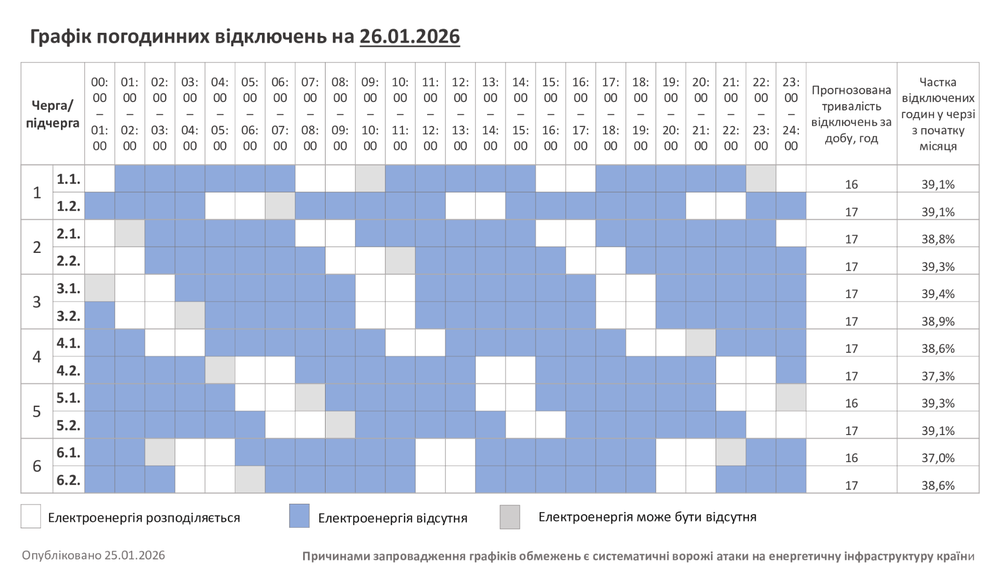
#> input picture test-data/test_schedule.png, 1000 x 586 px, shrunk from 1920 x 1126 before the run, found by its file name
$ python analyze_table.py
#> lines starting #> are read from the running program, lines starting #| are printed output that depends on the picture; after the words box and inside, x2 and y2 are one past the last pixel; in counts of white or black regions, pixels touching at a corner belong together
import cv2
import numpy as np

def analyze_table_structure(image_path):
    """Аналіз структури таблиці для визначення кількості рядків і колонок"""
#> called with image_path = 'test_schedule.png'
    img = cv2.imread(image_path)
#> img is the input picture: shape (586, 1000, 3); mean B, G, R 236.5, 222.9, 215.8
    if img is None:
        print("Не вдалося завантажити зображення")
        return

    height, width = img.shape[:2]
#> height = 586; width = 1000
    print(f"Розмір зображення: {width}x{height}")
#| Розмір зображення: 1000x586

    # Конвертуємо в градації сірого для аналізу ліній
    gray = cv2.cvtColor(img, cv2.COLOR_BGR2GRAY)
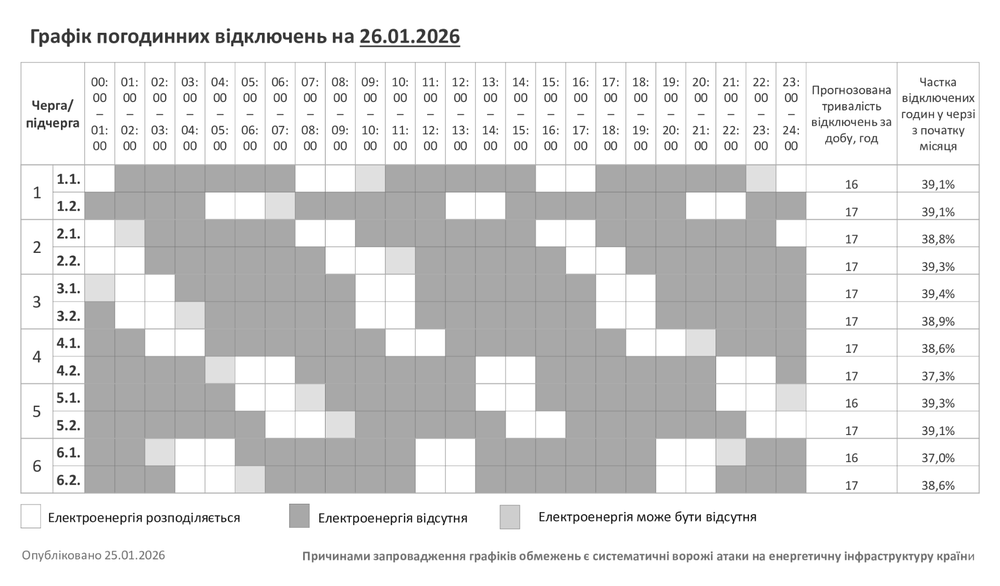
#> gray: shape (586, 1000); min 0, max 255, mean 222.4

    # Виявляємо горизонтальні лінії (рядки)
    horizontal_kernel = cv2.getStructuringElement(cv2.MORPH_RECT, (40, 1))
    horizontal_lines = cv2.morphologyEx(gray, cv2.MORPH_OPEN, horizontal_kernel, iterations=2)
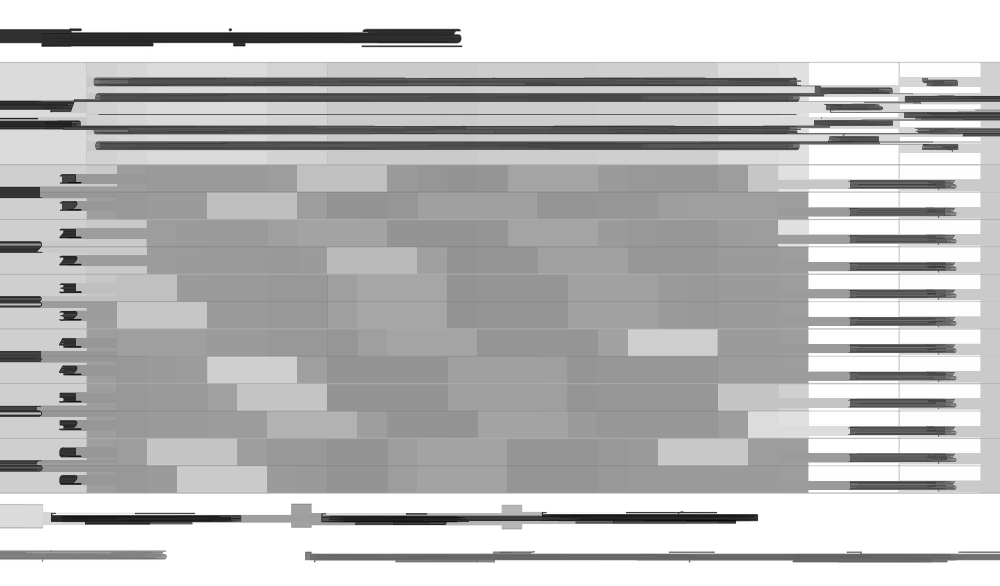
#> horizontal_lines: shape (586, 1000); min 0, max 255, mean 187.3

    # Виявляємо вертикальні лінії (колонки)
    vertical_kernel = cv2.getStructuringElement(cv2.MORPH_RECT, (1, 40))
    vertical_lines = cv2.morphologyEx(gray, cv2.MORPH_OPEN, vertical_kernel, iterations=2)
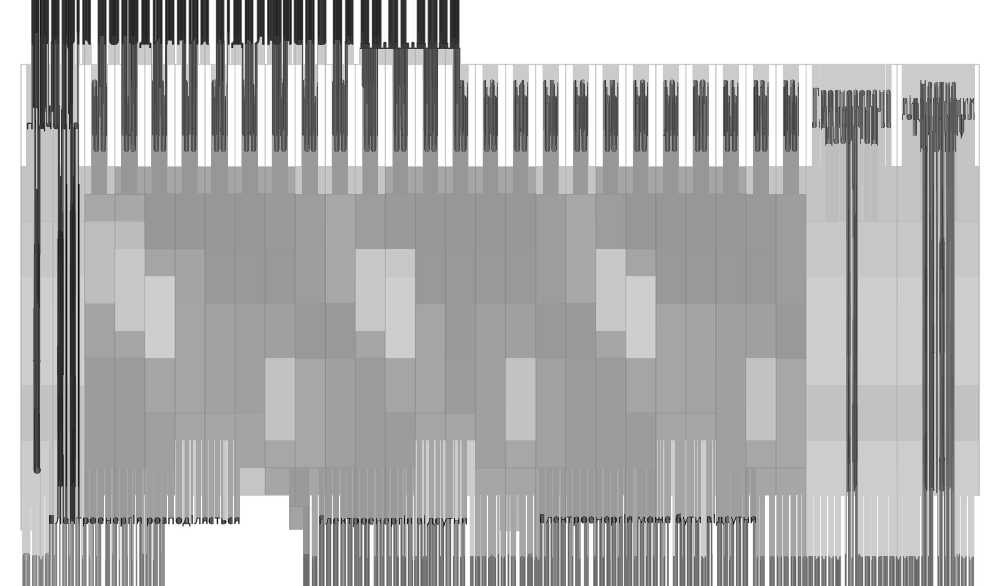
#> vertical_lines: shape (586, 1000); min 0, max 255, mean 174.3

    # Поєднуємо лінії
    lines = cv2.add(horizontal_lines, vertical_lines)
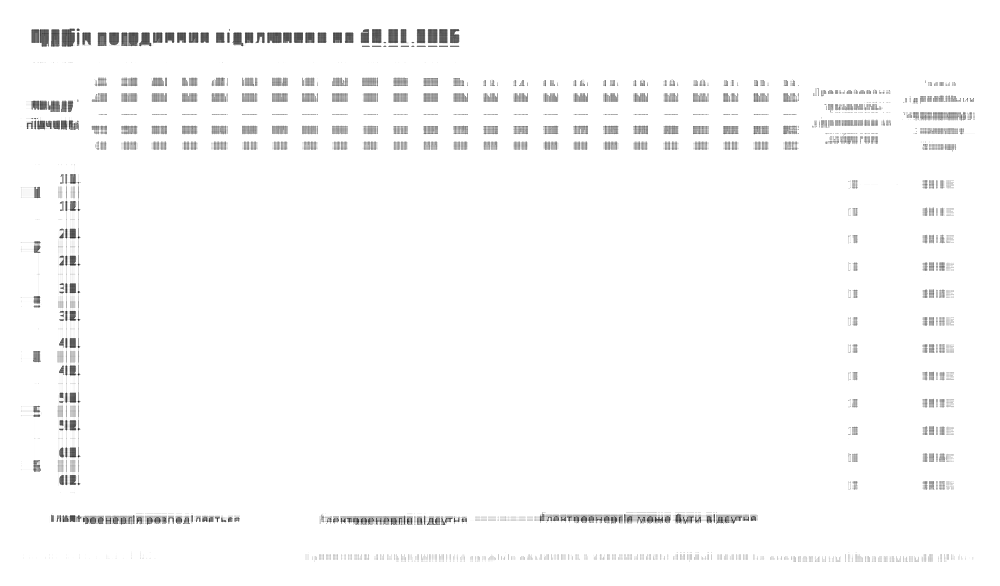
#> lines: shape (586, 1000); min 24, max 255, mean 250

    # Знаходимо контури (клітинки)
    contours, _ = cv2.findContours(lines, cv2.RETR_EXTERNAL, cv2.CHAIN_APPROX_SIMPLE)
#> contours = [[[0, 0], [0, 585], [999, 585], [999, 0]]]

    # Фільтруємо великі контури (клітинки таблиці)
    cell_contours = []
    for cnt in contours:
        x, y, w, h = cv2.boundingRect(cnt)
        if w > 50 and h > 20:  # мінімальний розмір клітинки
            cell_contours.append((x, y, w, h))
#> this loop made 1 pass
#> (cnt, x, y, w, h) on pass 1: ([[0, 0], [0, 585], [999, 585], [999, 0]], 0, 0, 1000, 586)
#> after the loop, cell_contours = [(0, 0, 1000, 586)]

    print(f"Знайдено {len(cell_contours)} потенційних клітинок")
#| Знайдено 1 потенційних клітинок

    # Групуємо по рядах (Y координата)
    rows = {}
    for x, y, w, h in cell_contours:
        row_key = y // 50  # групуємо з tolerance 50px
        if row_key not in rows:
            rows[row_key] = []
        rows[row_key].append((x, y, w, h))
#> this loop made 1 pass
#> (x, y, w, h, row_key) on pass 1: (0, 0, 1000, 586, 0)
#> after the loop, rows = {0: [(0, 0, 1000, 586)]}

    # Групуємо по колонках (X координата)
    cols = {}
    for row_cells in rows.values():
        for x, y, w, h in row_cells:
            col_key = x // 50  # групуємо з tolerance 50px
            if col_key not in cols:
                cols[col_key] = []
            cols[col_key].append((x, y, w, h))
#> this loop made 1 pass
#> after the loop, cols = {0: [(0, 0, 1000, 586)]}

    print(f"Приблизно {len(rows)} рядків і {len(cols)} колонок")
#| Приблизно 1 рядків і 1 колонок

    # Показуємо результат
    img_with_contours = img.copy()
    cv2.drawContours(img_with_contours, [np.array([(x, y), (x+w, y), (x+w, y+h), (x, y+h)]) for x, y, w, h in cell_contours], -1, (0, 255, 0), 2)
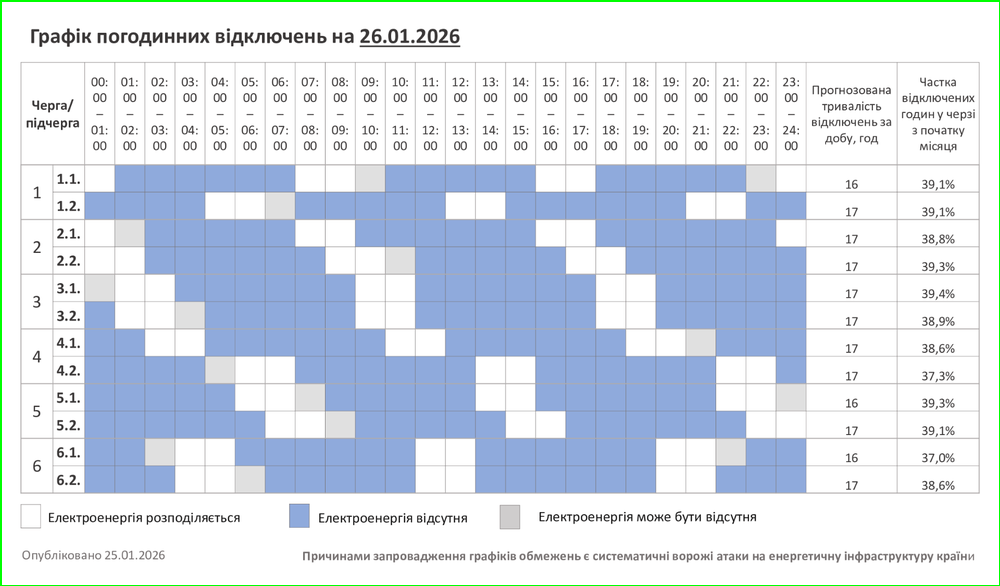
#> img_with_contours: shape (586, 1000, 3); 0.81% of pixels changed, all inside (x1, y1, x2, y2) = (0, 0, 1000, 586)

    cv2.imshow('Detected Cells', img_with_contours)
    cv2.waitKey(0)
    cv2.destroyAllWindows()

if __name__ == "__main__":
    analyze_table_structure("test_schedule.png")
